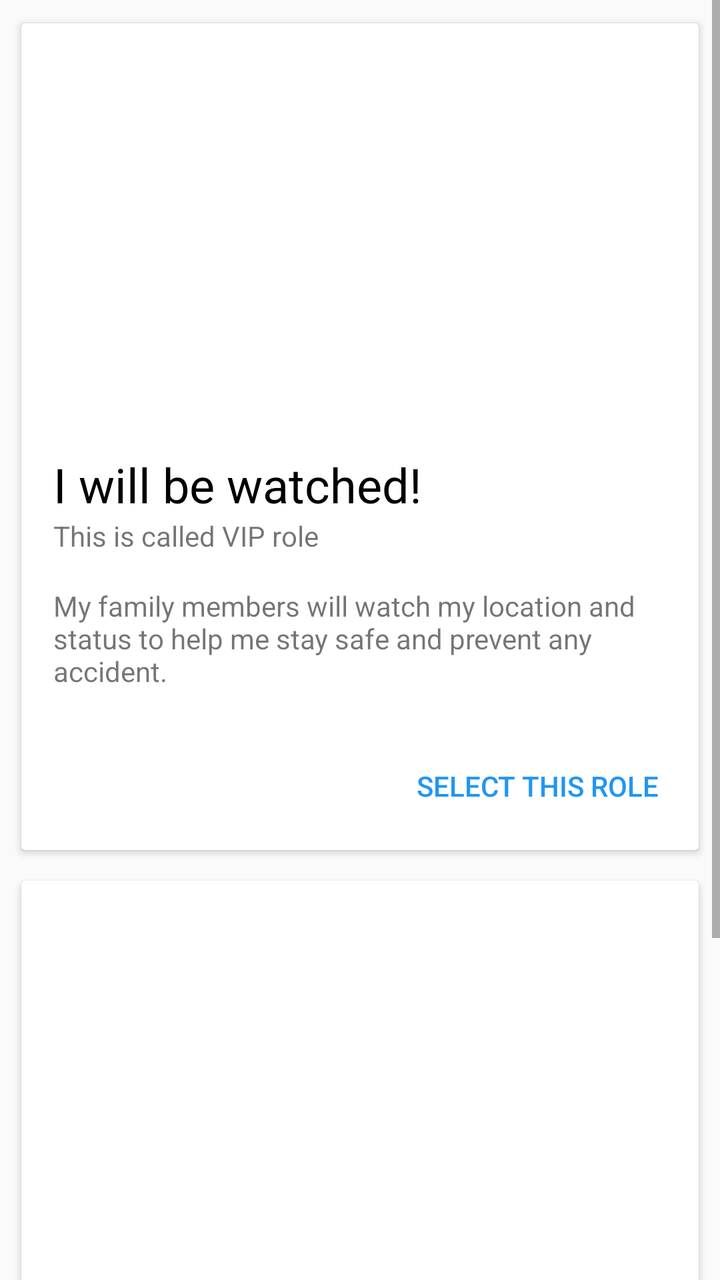
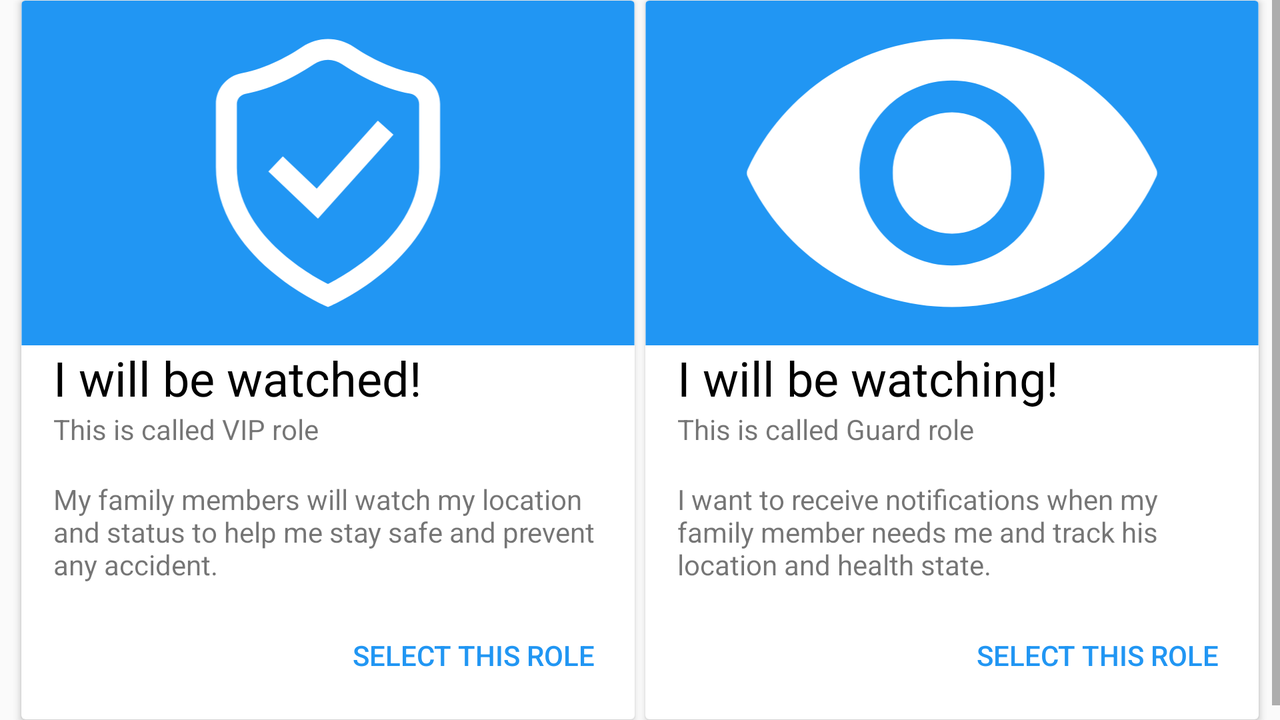

An Android layout and its configuration variant, each rendered on a device that would load it. The default file and the variant file are quoted in full after the pictures.
<!-- AndroidManifest.xml: activity theme AppBarTheme -->
<!-- res/layout/activity_role.xml -->
<?xml version="1.0" encoding="utf-8"?>
<ScrollView
    xmlns:android="http://schemas.android.com/apk/res/android"
    xmlns:app="http://schemas.android.com/apk/res-auto"
    xmlns:tools="http://schemas.android.com/tools"
    android:layout_width="match_parent"
    android:layout_height="match_parent"
    android:orientation="vertical"
    tools:context="es.udc.apm.familycare.RoleActivity">

    <LinearLayout
        android:layout_width="match_parent"
        android:layout_height="wrap_content"
        android:orientation="vertical"
        android:padding="4dp">

        <android.support.v7.widget.CardView
            android:id="@+id/cardVip"
            android:layout_width="match_parent"
            android:layout_height="wrap_content"
            android:layout_margin="4dp"
            app:cardUseCompatPadding="true">
            <LinearLayout
                android:layout_width="match_parent"
                android:layout_height="wrap_content"
                android:orientation="vertical">
                <FrameLayout
                    android:layout_width="match_parent"
                    android:layout_height="wrap_content">
                    <ImageView
                        android:layout_width="match_parent"
                        android:layout_height="wrap_content"
                        android:adjustViewBounds="true"
                        app:srcCompat="@drawable/bg_card"
                        android:contentDescription="@string/background" />
                    <ImageView
                        android:layout_width="match_parent"
                        android:layout_height="wrap_content"
                        android:adjustViewBounds="true"
                        android:tint="#FFF"
                        android:src="@drawable/ic_shield"
                        android:contentDescription="@string/vip"/>
                </FrameLayout>
                <TextView
                    android:layout_width="match_parent"
                    android:layout_height="wrap_content"
                    android:text="@string/title_card_vip"
                    android:textSize="24sp"
                    android:paddingTop="24dp"
                    android:paddingLeft="16dp"
                    android:paddingRight="16dp"
                    android:textColor="#000"/>
                <TextView
                    android:layout_width="match_parent"
                    android:layout_height="wrap_content"
                    android:paddingLeft="16dp"
                    android:paddingRight="16dp"
                    android:textSize="14sp"
                    android:text="@string/subtitle_card_vip" />
                <TextView
                    android:layout_width="match_parent"
                    android:layout_height="wrap_content"
                    android:paddingTop="16dp"
                    android:paddingBottom="16dp"
                    android:paddingLeft="16dp"
                    android:paddingRight="16dp"
                    android:textSize="14sp"
                    android:text="@string/text_card_vip" />
                <Button
                    android:id="@+id/btnCardVip"
                    android:layout_width="wrap_content"
                    android:layout_height="wrap_content"
                    android:text="@string/btn_select_role"
                    android:layout_gravity="end"
                    android:layout_margin="8dp"
                    android:theme="@style/FlatButton"/>
            </LinearLayout>
        </android.support.v7.widget.CardView>

    <android.support.v7.widget.CardView
        android:id="@+id/cardGuard"
        android:layout_width="match_parent"
        android:layout_height="wrap_content"
        android:layout_margin="4dp"
        app:cardUseCompatPadding="true">
        <LinearLayout
            android:layout_width="match_parent"
            android:layout_height="wrap_content"
            android:orientation="vertical">
            <FrameLayout
                android:layout_width="match_parent"
                android:layout_height="wrap_content">
                <ImageView
                    android:layout_width="match_parent"
                    android:layout_height="wrap_content"
                    android:adjustViewBounds="true"
                    app:srcCompat="@drawable/bg_card"
                    android:contentDescription="@string/background" />
                <ImageView
                    android:layout_width="match_parent"
                    android:layout_height="wrap_content"
                    android:adjustViewBounds="true"
                    android:tint="#FFF"
                    android:src="@drawable/ic_eye_close_up"
                    android:contentDescription="@string/guard" />
            </FrameLayout>
            <TextView
                android:layout_width="match_parent"
                android:layout_height="wrap_content"
                android:text="@string/title_card_guard"
                android:textSize="24sp"
                android:paddingTop="24dp"
                android:paddingLeft="16dp"
                android:paddingRight="16dp"
                android:textColor="#000"/>
            <TextView
                android:layout_width="match_parent"
                android:layout_height="wrap_content"
                android:paddingLeft="16dp"
                android:paddingRight="16dp"
                android:textSize="14sp"
                android:text="@string/subtitle_card_guard" />
            <TextView
                android:layout_width="match_parent"
                android:layout_height="wrap_content"
                android:paddingTop="16dp"
                android:paddingBottom="24dp"
                android:paddingLeft="16dp"
                android:paddingRight="16dp"
                android:textSize="14sp"
                android:text="@string/text_card_guard" />
            <Button
                android:id="@+id/btnCardGuard"
                android:layout_width="wrap_content"
                android:layout_height="wrap_content"
                android:text="@string/btn_select_role"
                android:layout_gravity="end"
                android:layout_margin="8dp"
                android:theme="@style/FlatButton"/>
        </LinearLayout>
    </android.support.v7.widget.CardView>
    </LinearLayout>
</ScrollView>
<!-- resources referenced by this layout -->
<resources>
  <!-- drawable bg_card (drawable) -->
  <?xml version="1.0" encoding="utf-8"?>
  <shape xmlns:android="http://schemas.android.com/apk/res/android"
      android:shape="rectangle">
      <solid android:color="@color/colorPrimary" />
      <size android:width="16dp" android:height="9dp"/>
  </shape>
  <!-- drawable ic_eye_close_up (drawable) -->
  <vector xmlns:android="http://schemas.android.com/apk/res/android"
          android:width="16dp"
          android:height="9dp"
          android:viewportWidth="16.0"
          android:viewportHeight="9.0">
      <path
          android:fillColor="#FF000000"
          android:pathData="m8,1c-2.363,0 -4.399,1.393 -5.335,3.403 -0.029,0.061 -0.029,0.132 0,0.194 0.935,2.01 2.972,3.403 5.335,3.403 2.363,0 4.399,-1.393 5.335,-3.403 0.029,-0.061 0.029,-0.132 0,-0.194 -0.935,-2.01 -2.972,-3.403 -5.335,-3.403zM8,6.915c-1.334,0 -2.415,-1.081 -2.415,-2.415 0,-1.334 1.081,-2.415 2.415,-2.415 1.334,0 2.415,1.081 2.415,2.415 0,1.333 -1.081,2.415 -2.415,2.415z"/>
      <path
          android:fillColor="#FF000000"
          android:pathData="M8,4.499m-1.546,0a1.546,1.546 116.252,1 1,3.091 0a1.546,1.546 116.252,1 1,-3.091 0"/>
  </vector>
  <!-- drawable ic_shield (drawable) -->
  <vector xmlns:android="http://schemas.android.com/apk/res/android"
  xmlns:aapt="http://schemas.android.com/aapt"
          android:width="16dp"
          android:height="9dp"
          android:viewportWidth="16.0"
          android:viewportHeight="9.0">
      <path
          android:pathData="m10.249,1.891 l0,0C9.586,1.772 8.975,1.41 8.67,1.205 8.471,1.071 8.239,1 8,1 7.761,1 7.529,1.071 7.33,1.205 7.025,1.41 6.414,1.772 5.751,1.891 5.358,1.962 5.073,2.301 5.073,2.699l0,1.65c0,0.545 0.153,1.077 0.453,1.58C5.762,6.323 6.088,6.699 6.496,7.047 7.181,7.633 7.86,7.938 7.889,7.951L8,8 8.111,7.951C8.14,7.938 8.819,7.633 9.504,7.047 9.912,6.699 10.238,6.323 10.473,5.929 10.774,5.426 10.927,4.895 10.927,4.35l0,-1.65c0,-0.398 -0.285,-0.738 -0.678,-0.808zM10.38,4.35c0,0.813 -0.411,1.577 -1.22,2.273C8.689,7.026 8.211,7.29 8,7.397 7.516,7.151 5.62,6.077 5.62,4.35l0,-1.65c0,-0.133 0.096,-0.246 0.227,-0.269C6.609,2.293 7.295,1.888 7.635,1.659 7.744,1.586 7.87,1.547 8,1.547c0.13,0 0.256,0.039 0.365,0.112 0.341,0.229 1.026,0.634 1.788,0.771l0,0c0.132,0.024 0.227,0.137 0.227,0.269l0,1.65zM9.301,3.134 L9.708,3.499 7.737,5.693 6.444,4.462 6.821,4.066 7.706,4.909 9.301,3.134Z"
          android:fillColor="#000000"/>
  </vector>
  <string name="background">background</string>
  <string name="btn_select_role">SELECT THIS ROLE</string>
  <string name="guard">Guard</string>
  <string name="subtitle_card_guard">This is called Guard role</string>
  <string name="subtitle_card_vip">This is called VIP role</string>
  <string name="text_card_guard">I want to receive notifications when my family member needs me and track his location and health state.</string>
  <string name="text_card_vip">My family members will watch my location and status to help me stay safe and prevent any accident.</string>
  <string name="title_card_guard">I will be watching!</string>
  <string name="title_card_vip">I will be watched!</string>
  <string name="vip">VIP</string>
  <style name="FlatButton" parent="Theme.AppCompat.Light">
          <item name="android:buttonStyle">@style/Widget.AppCompat.Button.Borderless.Colored</item>
          <item name="colorControlHighlight">@color/btnHighlight</item>
          <item name="colorAccent">@color/colorPrimary</item>
      </style>
  <style name="AppBarTheme" parent="Theme.AppCompat.Light.DarkActionBar">
          <item name="colorPrimary">@color/colorPrimary</item>
          <item name="colorPrimaryDark">@color/colorPrimaryDark</item>
          <item name="colorAccent">@color/colorAccent</item>
      </style>
  <color name="colorPrimary">#2196F3</color>
  <color name="btnHighlight">#999999</color>
  <color name="colorPrimaryDark">#1565C0</color>
  <color name="colorAccent">#FF9800</color>
</resources>
<!-- res/layout-land/activity_role.xml (the author's variant of the layout above) -->
<!-- drawn on the phone turned sideways -->
<?xml version="1.0" encoding="utf-8"?>
<ScrollView
    xmlns:android="http://schemas.android.com/apk/res/android"
    xmlns:app="http://schemas.android.com/apk/res-auto"
    xmlns:tools="http://schemas.android.com/tools"
    android:layout_width="match_parent"
    android:layout_height="match_parent"
    android:orientation="vertical"
    tools:context="es.udc.apm.familycare.RoleActivity">

    <LinearLayout
        android:layout_width="match_parent"
        android:layout_height="wrap_content"
        android:layout_gravity="center"
        android:layout_marginBottom="4dp"
        android:layout_marginTop="4dp"
        android:orientation="horizontal"
        android:padding="4dp"
        android:weightSum="2">

        <android.support.v7.widget.CardView
            android:id="@+id/cardVip"
            android:layout_width="wrap_content"
            android:layout_height="match_parent"
            android:layout_marginStart="4dp"
            android:layout_weight="1"
            app:cardUseCompatPadding="true">

            <LinearLayout
                android:layout_width="match_parent"
                android:layout_height="wrap_content"
                android:orientation="vertical">

                <FrameLayout
                    android:layout_width="match_parent"
                    android:layout_height="wrap_content">

                    <ImageView
                        android:layout_width="match_parent"
                        android:layout_height="match_parent"
                        android:adjustViewBounds="true"
                        android:contentDescription="@string/background"
                        app:srcCompat="@drawable/bg_card" />

                    <ImageView
                        android:layout_width="match_parent"
                        android:layout_height="match_parent"
                        android:adjustViewBounds="true"
                        android:contentDescription="@string/vip"
                        android:tint="#FFF"
                        app:srcCompat="@drawable/ic_shield" />
                </FrameLayout>

                <TextView
                    android:layout_width="match_parent"
                    android:layout_height="wrap_content"
                    android:paddingLeft="16dp"
                    android:paddingRight="16dp"
                    android:text="@string/title_card_vip"
                    android:textColor="#000"
                    android:textSize="24sp" />

                <TextView
                    android:layout_width="match_parent"
                    android:layout_height="wrap_content"
                    android:paddingLeft="16dp"
                    android:paddingRight="16dp"
                    android:text="@string/subtitle_card_vip"
                    android:textSize="14sp" />

                <TextView
                    android:layout_width="match_parent"
                    android:layout_height="wrap_content"
                    android:paddingBottom="4dp"
                    android:paddingLeft="16dp"
                    android:paddingRight="16dp"
                    android:paddingTop="16dp"
                    android:text="@string/text_card_vip"
                    android:textSize="14sp" />

                <Button
                    android:id="@+id/btnCardVip"
                    android:layout_width="wrap_content"
                    android:layout_height="wrap_content"
                    android:layout_gravity="end"
                    android:layout_margin="8dp"
                    android:text="@string/btn_select_role"
                    android:theme="@style/FlatButton" />
            </LinearLayout>
        </android.support.v7.widget.CardView>

        <android.support.v7.widget.CardView
            android:id="@+id/cardGuard"
            android:layout_width="wrap_content"
            android:layout_height="match_parent"
            android:layout_marginEnd="4dp"
            android:layout_weight="1"
            app:cardUseCompatPadding="true">

            <LinearLayout
                android:layout_width="match_parent"
                android:layout_height="wrap_content"
                android:orientation="vertical">

                <FrameLayout
                    android:layout_width="match_parent"
                    android:layout_height="wrap_content">

                    <ImageView
                        android:layout_width="match_parent"
                        android:layout_height="wrap_content"
                        android:adjustViewBounds="true"
                        android:contentDescription="@string/background"
                        app:srcCompat="@drawable/bg_card" />

                    <ImageView
                        android:layout_width="match_parent"
                        android:layout_height="wrap_content"
                        android:adjustViewBounds="true"
                        android:contentDescription="@string/guard"
                        android:tint="#FFF"
                        app:srcCompat="@drawable/ic_eye_close_up" />
                </FrameLayout>

                <TextView
                    android:layout_width="match_parent"
                    android:layout_height="wrap_content"
                    android:paddingLeft="16dp"
                    android:paddingRight="16dp"
                    android:text="@string/title_card_guard"
                    android:textColor="#000"
                    android:textSize="24sp" />

                <TextView
                    android:layout_width="match_parent"
                    android:layout_height="wrap_content"
                    android:paddingLeft="16dp"
                    android:paddingRight="16dp"
                    android:text="@string/subtitle_card_guard"
                    android:textSize="14sp" />

                <TextView
                    android:layout_width="match_parent"
                    android:layout_height="wrap_content"
                    android:paddingBottom="4dp"
                    android:paddingLeft="16dp"
                    android:paddingRight="16dp"
                    android:paddingTop="16dp"
                    android:text="@string/text_card_guard"
                    android:textSize="14sp" />

                <Button
                    android:id="@+id/btnCardGuard"
                    android:layout_width="wrap_content"
                    android:layout_height="wrap_content"
                    android:layout_gravity="end"
                    android:layout_margin="8dp"
                    android:text="@string/btn_select_role"
                    android:theme="@style/FlatButton" />
            </LinearLayout>
        </android.support.v7.widget.CardView>
    </LinearLayout>
</ScrollView>
